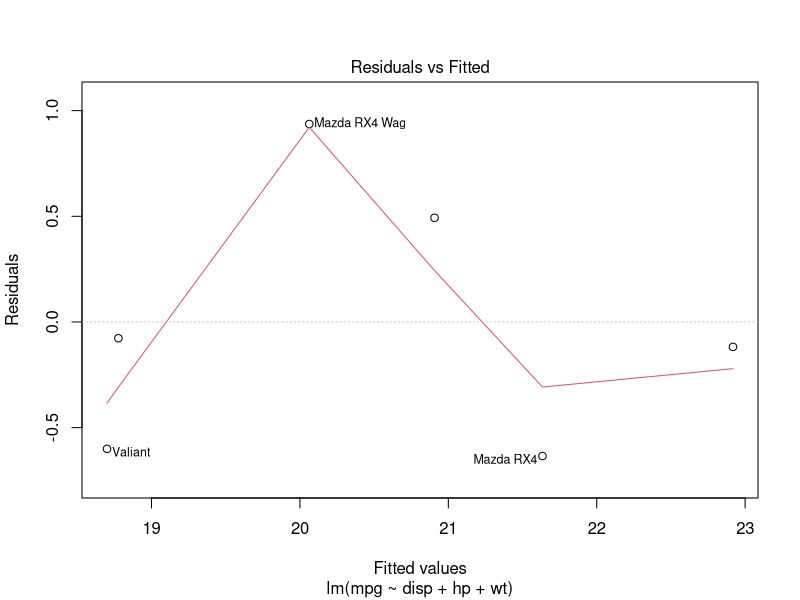
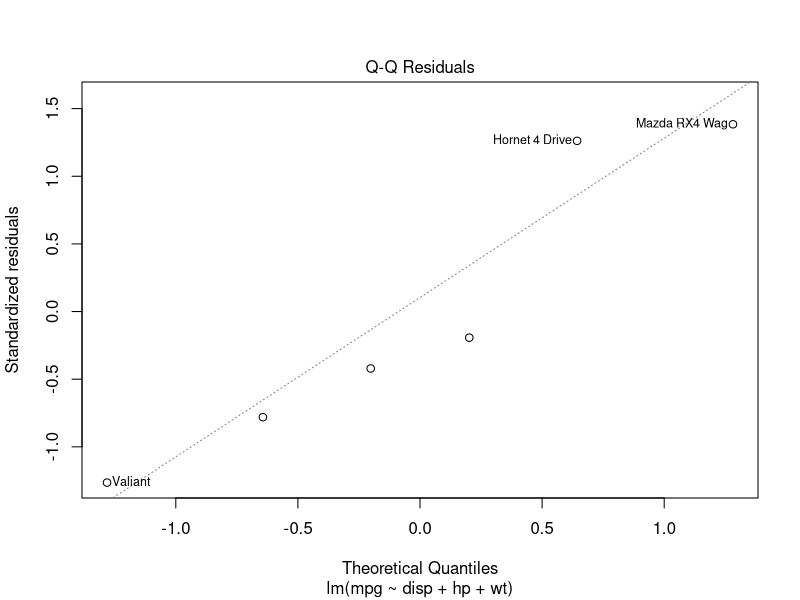
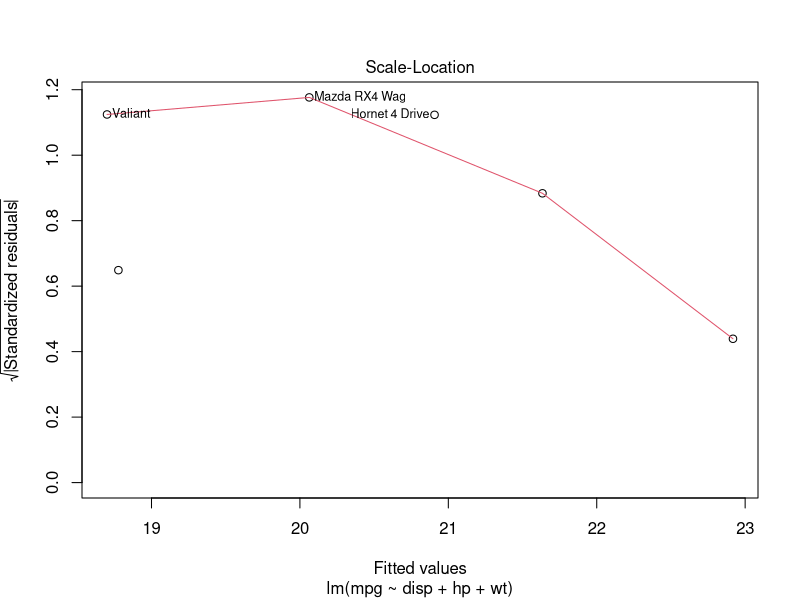
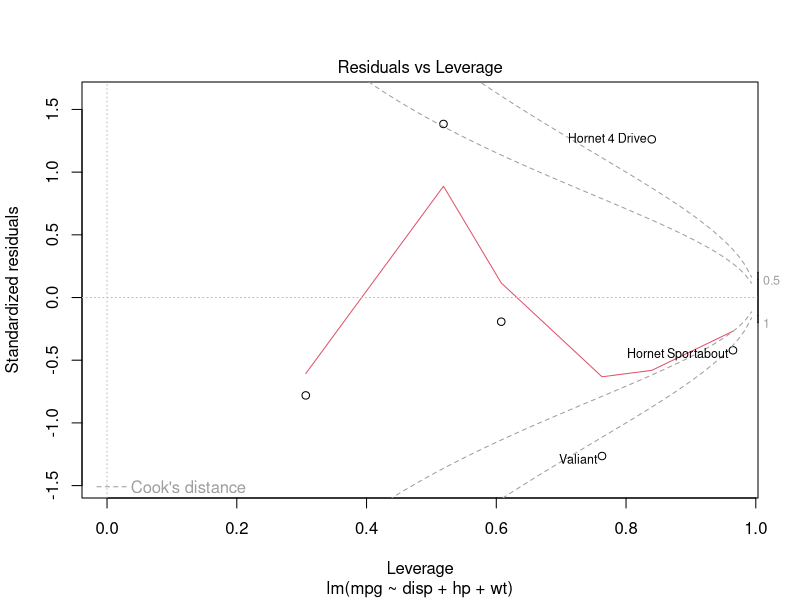

Write the R code that produced these figures, in order.
x <- c(1,2,3,4,5)
y <- c(10,20,30,40,50)
z <- c(100,200,300,400,500)
relation <- lm(x~y+z)
summary(relation)
predict(relation,x=z)
input <- head(mtcars[,c("mpg","disp","hp","wt")])

# Create the relationship model.
model <- lm(mpg~disp+hp+wt, data = input)

# Show the model.
print(model)

# Get the Intercept and coefficients as vector elements.
cat("# # # # The Coefficient Values # # # ","\n")

a <- coef(model)[1]
print(a)

Xdisp <- coef(model)[2]
Xhp <- coef(model)[3]
Xwt <- coef(model)[4]

print(Xdisp)
print(Xhp)
print(Xwt)
summary(model)
plot(model)

